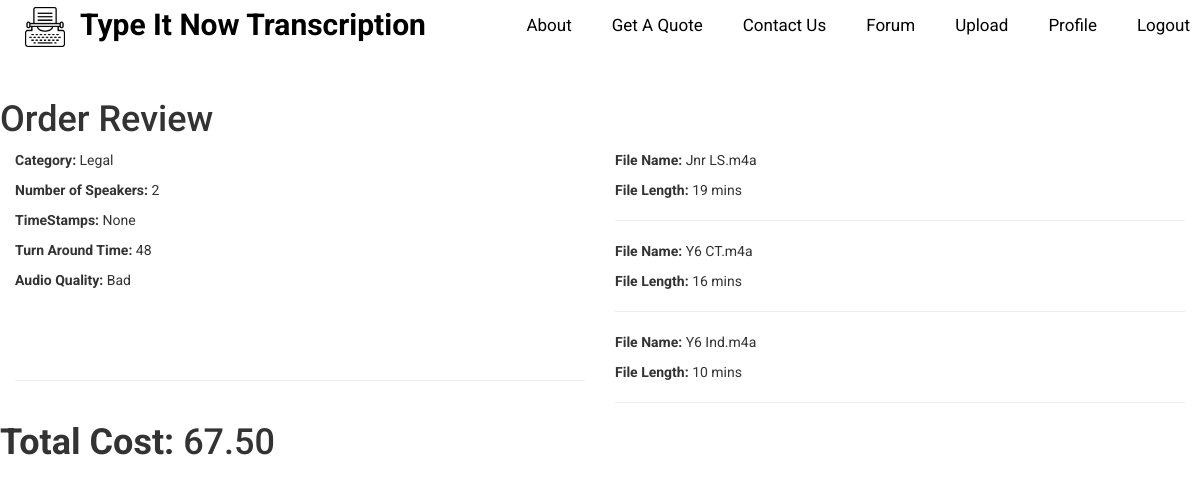
/orderreview (signed in), run on the app's committed database.
### upload/models.py (models this page shows, shortened)
class TranscriptDetails(models.Model):
    user = models.ForeignKey(settings.AUTH_USER_MODEL, related_name='transcript_details')
    category = models.CharField(max_length=8, choices=CATEGORY_CHOICES)
    text_format = models.CharField(max_length=19, choices=TEXT_FORMAT_CHOICES)
    num_speakers = models.CharField(max_length=2, choices=NUM_SPEAKER_CHOICES)
    timestamps = models.CharField(max_length=13, choices=TIMESTAMP_CHOICES)
    tat = models.CharField(max_length=8, choices=TAT_CHOICES)
    audio_quality = models.CharField(max_length=4, choices=AUDIO_QUAL_CHOICES)
    total_price = models.DecimalField(max_digits=6, decimal_places=2)
    status = models.CharField(max_length=5, default='Processing', choices=STATUS_CHOICES)
    saved = models.BooleanField(default=False)
    purchased_at = models.DateTimeField(blank=True, null=True)
    deadline = models.DateTimeField(blank=True, null=True)
    @property
    def paypal_form(self):
        paypal_dict = {
            "business": settings.PAYPAL_RECEIVER_EMAIL,
            "amount": self.total_price,
            "currency": "EUR",
            "item_name": "%s-%s Transcript" % (self.category, self.text_format),
            "invoice": "%s-%s" % (self.pk, uuid.uuid4()),
            "notify_url": settings.PAYPAL_NOTIFY_URL,
            "return_url": "%s/paypal-return" % settings.SITE_URL,
            "cancel_return": "%s/paypal-cancel" % settings.SITE_URL,
            "custom": "%s-%s" % (self.pk, self.tat)
        }
        return PayPalPaymentsForm(initial=paypal_dict)

class UploadFiles(models.Model):
    user = models.ForeignKey(settings.AUTH_USER_MODEL, related_name='uploads')
    transcript_details = models.ForeignKey('TranscriptDetails', related_name='uploaded_files', blank=True, null=True)
    file = models.FileField(upload_to='client_files/%Y/%m/%d', validators=[validate_file_extension], blank=True,
                            null=True)
    uploaded_at = models.DateTimeField(auto_now_add=True, blank=True, null=True)
    file_name = models.CharField(max_length=500, default='')
    file_length_mins = models.CharField(max_length=255, default='', blank=True, null=True)
    status = models.CharField(max_length=5, default='Processing', choices=STATUS_CHOICES)

### upload/views.py (the view)
# urls.py: url(r'^orderreview', upload_views.get_order_review, name='orderreview'),
@login_required(login_url='/login/')
def get_order_review(request):
    transcript_details = TranscriptDetails.objects.filter(user=request.user, status='Processing').order_by('-id')[:1]
    total_time = UploadFiles.objects.filter(user=request.user, status='Processing').aggregate(Sum('file_length_mins'))
    args = {'transcript_details': transcript_details, 'total_time': total_time}
    return render(request, "order_review.html", args)

### upload/templates/order_review.html (shortened to what this page needs)
{% extends "base.html" %}
{% load staticfiles %}
{% block content %}
    <div class="page-div">
        <h1>Order Review</h1>
        {% for detail in transcript_details %}
            <div class="col-sm-6">
                <p><strong>Category: </strong>{{ detail.category }}</p>
                <p><strong>Number of Speakers: </strong>{{ detail.num_speakers }}</p>
                <p><strong>TimeStamps: </strong>{{ detail.timestamps }}</p>
                <p><strong>Turn Around Time: </strong>{{ detail.tat }}</p>
                <p><strong>Audio Quality: </strong>{{ detail.audio_quality }}</p>
                <br>
                <br>
                <br>
                <hr>
            </div>
            {% for upload in detail.uploaded_files.all %}
                <div class="col-sm-6">
                    <p><strong>File Name: </strong>{{ upload.file_name }}</p>
                    <p><strong>File Length: </strong>{{ upload.file_length_mins }} mins</p>
                <hr>
                </div>
            {% endfor %}
            <h1><strong>Total Cost: </strong>{{ detail.total_price }}</h1>
            </div>
        {% endfor %}
{% endblock %}

### static/css/main-style.css (style rules this page uses)
body { font-family: "Roboto"; }
.page-div { margin-top:100px; }

### data on the page
TranscriptDetails: category "Legal", num_speakers "2", timestamps "None", tat "48", audio_quality "Bad", total_price "67.50"
UploadFiles: file_name "Jnr LS.m4a", file_length_mins "19"
UploadFiles: file_name "Y6 CT.m4a", file_length_mins "16"
UploadFiles: file_name "Y6 Ind.m4a", file_length_mins "10"
